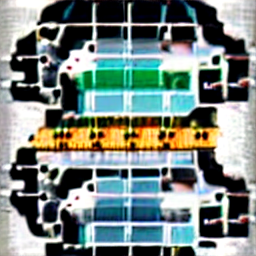
#> input picture covers/baseline/001.png, 256 x 256 px, given in place of 000.png, which was not available
$ python 02_embed.py
#> lines starting #> are read from the running program, lines starting #| are printed output that depends on the picture; pictures that were not available may be replaced by others from this repository, and a replacement may not be noted
### revision_analysis/common.py
"""Shared helpers for the revision analyses (cover statistics, SPAM features, S-UNIWARD simulator)."""
import numpy as np
import cv2
from scipy.fft import dctn
from scipy.signal import convolve2d

RES = r"F:\Results"
BASE_DIR = RES + r"\baseline"
FT_DIR = RES + r"\finetuned"
STEGO_FT_DIR = RES + r"\stego_finetuned"   # stego images produced by the authors' comparison.py

Q_TABLE = np.array([
    [3, 2, 2, 3, 4, 6, 8, 10],
    [2, 2, 3, 4, 5, 9, 10, 9],
    [3, 3, 4, 5, 6, 9, 11, 9],
    [3, 4, 5, 6, 8, 14, 13, 10],
    [4, 5, 7, 9, 11, 17, 16, 12],
    [5, 7, 9, 10, 13, 17, 18, 15],
    [10, 13, 12, 14, 16, 19, 19, 17],
    [14, 17, 18, 18, 19, 18, 19, 17]], dtype=np.float64)
STABLE = (Q_TABLE >= 8)
STABLE[0, 0] = False
assert STABLE.sum() == 39


def read_y(path):
    """Luminance exactly as the embedder reads it (OpenCV 8-bit BGR->YCrCb)."""
    bgr = cv2.imread(path)
    return cv2.split(cv2.cvtColor(bgr, cv2.COLOR_BGR2YCrCb))[0]


def block_dct(y):
    h, w = y.shape
    b = (y.astype(np.float64) - 128.0).reshape(h // 8, 8, w // 8, 8).transpose(0, 2, 1, 3)
    return dctn(b, axes=(-2, -1), norm="ortho")          # (nr, nc, 8, 8)


def cover_stats(y):
    """Eligible-count statistics and adaptive K exactly as DCT_Adaptive._compute_K."""
    c = block_dct(y)
    q = np.rint(c / Q_TABLE)
    elig = (np.abs(q) >= 2) & STABLE                      # (nr, nc, 8, 8)
    counts = elig.sum(axis=(-2, -1)).astype(float)
    mask = np.ones(counts.shape, bool)
    mask[0, 0] = mask[0, 1] = False                       # header blocks
    mean_cnt = counts[mask].mean()
    mean_int = int(mean_cnt)
    K = 24 if mean_int <= 0 else max(1, min(38, mean_int + mean_int // 2))
    n_payload = int(mask.sum())
    return {"mean_eligible": mean_cnt, "K": K, "fallback": mean_int <= 0,
            "capacity_bits": n_payload * (K + 1),
            "elig_map": elig[mask].mean(axis=0),          # per-position eligibility rate
            "energy_map": (c[mask] ** 2).mean(axis=0)}


# ----------------------------------------------------------------------------
# SPAM-686 features (Pevny, Bas, Fridrich, IEEE TIFS 2010), second order, T = 3
# ----------------------------------------------------------------------------
# [25 lines left out: functions _spam_dir, spam686, not called in this run]


# ----------------------------------------------------------------------------
# S-UNIWARD (Holub, Fridrich, Denemark, EURASIP JIS 2014): costs + payload-limited
# ternary embedding simulator, following the authors' reference MATLAB code.
# ----------------------------------------------------------------------------
_HPDF = np.array([-0.0544158422, 0.3128715909, -0.6756307363, 0.5853546837, 0.0158291053,
                  -0.2840155430, -0.0004724846, 0.1287474266, 0.0173693010, -0.0440882539,
                  -0.0139810279, 0.0087460940, 0.0048703530, -0.0003917404, -0.0006754494,
                  -0.0001174768])
_LPDF = ((-1.0) ** np.arange(16)) * _HPDF[::-1]
assert abs(_LPDF.sum() - np.sqrt(2)) < 1e-6 and abs(_HPDF.sum()) < 1e-6 and abs((_HPDF ** 2).sum() - 1) < 1e-6
_F = [np.outer(_LPDF, _HPDF), np.outer(_HPDF, _LPDF), np.outer(_HPDF, _HPDF)]


# [60 lines left out: functions suniward_costs, _ternary_entropy, embed_simulator, not called in this run]


def suniward(y, m_bits, seed):
    rp, rm = suniward_costs(y)
    return embed_simulator(y, rp, rm, m_bits, np.random.default_rng(seed))


# [7 lines left out: function lsb_matching, not called in this run]

### unseen_prompt_check/02_embed.py
r"""Unseen-prompt check, step 2: cover statistics, then the evaluation protocol of comparison.py on the
200 new pairs (target payload uniform 0.30 to 0.60 bpp, K forced from the target, the same random
ASCII message on both covers of a pair, PNG round trip, exact comparison). The embedder is the
unchanged F:\Results\DCT_Adaptive.py. Seeds are fixed integers (no Python hash())."""
import os
for v in ("OMP_NUM_THREADS", "OPENBLAS_NUM_THREADS", "MKL_NUM_THREADS"):
    os.environ.setdefault(v, "1")
import io, sys, time, random, string, contextlib, importlib.util, concurrent.futures as cf
import numpy as np, pandas as pd, cv2
cv2.setNumThreads(1)
HERE = os.path.dirname(os.path.abspath(__file__)); N = 200
ALPHABET = string.ascii_letters + string.digits + " .,!?"
_D = None
def _init():
    global _D
    spec = importlib.util.spec_from_file_location("DCT_Adaptive", r"F:\Results\DCT_Adaptive.py")
    _D = importlib.util.module_from_spec(spec); spec.loader.exec_module(_D)

def work(task):
    idx, target_bpp = task
    name = f"{idx:03d}.png"
    target_bits = int(round(target_bpp * 65536)); K = max(1, min(_D.MAX_K, int(np.ceil(target_bits / 1022)) - 1))
    msg = "".join(random.Random(900000 + idx).choice(ALPHABET) for _ in range(target_bits // 8)); n_bits = 8 * len(msg)
    rows = []
    for tag, folder in (("ft", "finetuned"), ("base", "baseline")):
        cover = cv2.imread(os.path.join(HERE, folder, name))
        orig = _D._compute_K; _D._compute_K = lambda blocks, K=K: K
        buf = io.StringIO(); t0 = time.perf_counter(); err = ""; stego = None
        try:
            with contextlib.redirect_stdout(buf):
                stego = _D.embed(cover, msg)
        except Exception as e:
            err = repr(e)
        _D._compute_K = orig
        row = {"image": name, "set": tag, "target_bpp": target_bpp, "K": K, "n_bits": n_bits, "bpp": n_bits / 65536,
               "embed_s": time.perf_counter() - t0, "fix_passes": buf.getvalue().count("Fix pass"), "error": err}
        if stego is not None:
            p = os.path.join(HERE, "stego_" + folder, name); cv2.imwrite(p, stego)
            try:
                with contextlib.redirect_stdout(io.StringIO()):
                    out = _D.extract(cv2.imread(p))
            except Exception as e:
                out = None; row["error"] = repr(e)
            row["exact"] = bool(out == msg)
            qm = _D.quality_metrics(cover, stego, n_bits)
            row.update({k: qm[k] for k in ("psnr_luma", "ssim_luma", "psnr_color", "ssim_color")})
        rows.append(row)
    return rows

if __name__ == "__main__":
    sys.path.insert(0, r"F:\Publication\scirep_submission\analysis"); import common as C
    st = []
    for i in range(N):
        for tag, folder in (("ft", "finetuned"), ("base", "baseline")):
            s = C.cover_stats(C.read_y(os.path.join(HERE, folder, f"{i:03d}.png")))
#> in read_y, bgr is the input picture: shape (256, 256, 3); mean B, G, R 126.9, 132.2, 120.2
#> in read_y, `return cv2.split(cv2.cvtColor(bgr, cv2.COLOR_BGR2YCrCb))[0]`:
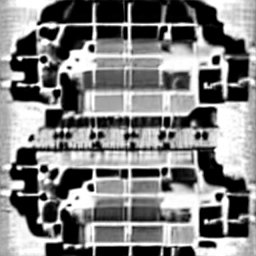
#> returned value: shape (256, 256); min 0, max 255, mean 128
#> in block_dct, `h, w = y.shape`: h = 256
#> in cover_stats, `counts = elig.sum(axis=(-2, -1)).astype(float)`:
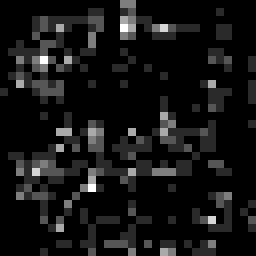
#> counts: shape (32, 32) float64 (shown 8 times larger); min 0, max 6, mean 0.487; drawn with min black and max white
#> in cover_stats, `mean_cnt = counts[mask].mean()`: mean_cnt = 0.488
#> in cover_stats, `mean_int = int(mean_cnt)`: mean_int = 0
#> in cover_stats, `K = 24 if mean_int <= 0 else max(1, min(38, mean_int + mean_int // 2))`: K = 24
#> pass 3 of the loop `for i in range(N):`:
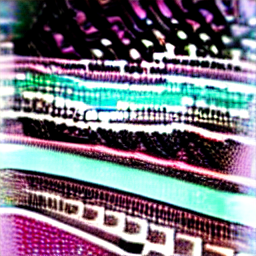
#> input picture covers/baseline/007.png, 256 x 256 px, given in place of 002.png, which was not available
#> in read_y, bgr is the input picture: shape (256, 256, 3); mean B, G, R 128, 116, 119.6
#> in read_y (call 5), `return cv2.split(cv2.cvtColor(bgr, cv2.COLOR_BGR2YCrCb))[0]`:
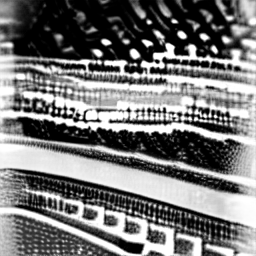
#> returned value: shape (256, 256); min 0, max 255, mean 118.5
#> in cover_stats (call 5), `counts = elig.sum(axis=(-2, -1)).astype(float)`:
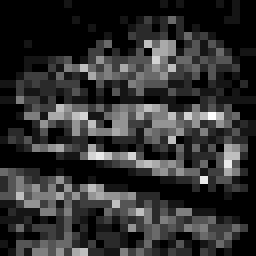
#> counts: shape (32, 32) float64 (shown 8 times larger); min 0, max 12, mean 2.3; drawn with min black and max white
#> mean_cnt = 2.3
#> mean_int = 2
#> K = 3
#> (the run stopped early here; a loop or call above may not have finished)
